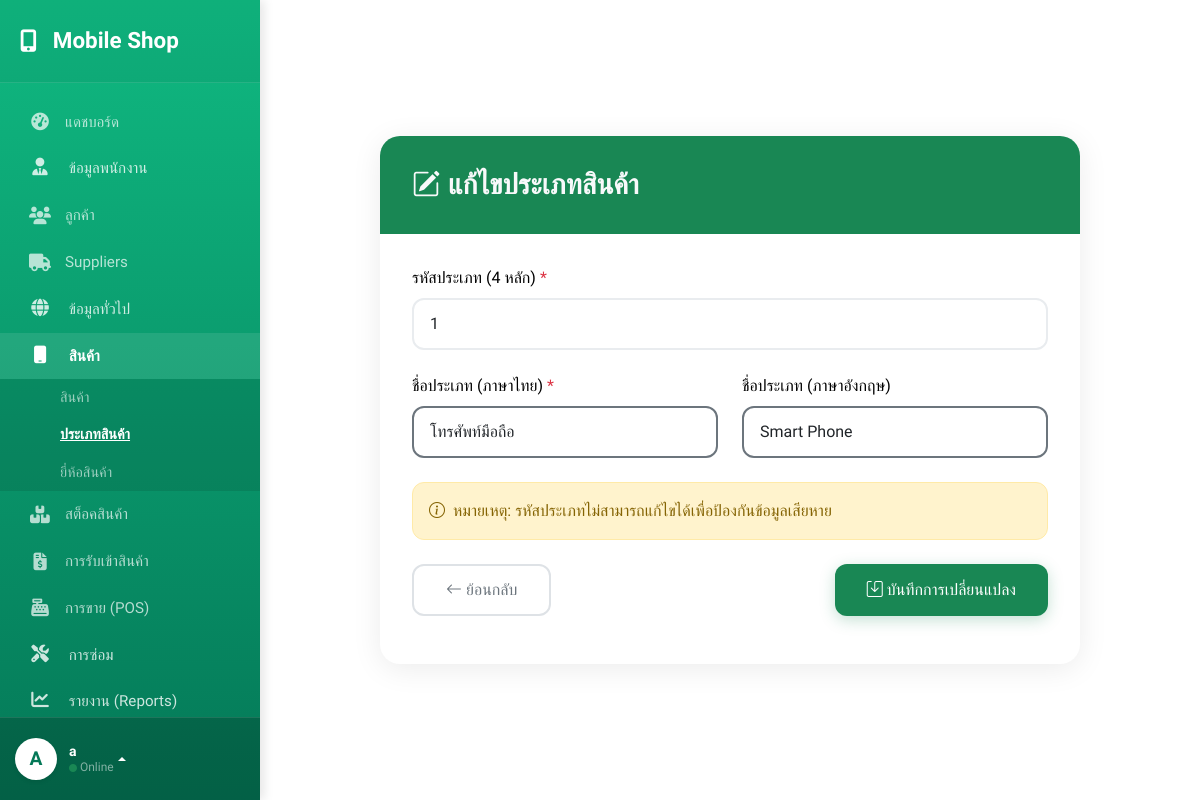
/prod_type/edit_prodtype.php?id=1 (signed in), run on the app's committed database.
### tables this page shows
CREATE TABLE `prod_types` (
  `type_id` int(4) NOT NULL,
  `shop_info_shop_id` int(3) NOT NULL,
  `type_name_th` varchar(50) NOT NULL,
  `type_name_en` varchar(50) DEFAULT NULL,
  `create_at` datetime NOT NULL DEFAULT current_timestamp(),
  `update_at` datetime NOT NULL DEFAULT current_timestamp()
);

### prod_type/edit_prodtype.php (the view, shortened to what this page needs)
<?php
require '../config/load_theme.php';
$type_id_to_edit = $_GET['id'];
$stmt = $conn->prepare("SELECT * FROM prod_types WHERE type_id = ?");
$stmt->bind_param("s", $type_id_to_edit);
$stmt->execute();
$result = $stmt->get_result();
$row = $result->fetch_assoc();
?>
<!DOCTYPE html>
<html lang="th">
<head>
  <link href="https://cdn.jsdelivr.net/npm/bootstrap@5.3.3/dist/css/bootstrap.min.css" rel="stylesheet">
  <link href="https://cdn.jsdelivr.net/npm/bootstrap-icons/font/bootstrap-icons.css" rel="stylesheet">
  <link href="https://cdnjs.cloudflare.com/ajax/libs/font-awesome/6.5.1/css/all.min.css" rel="stylesheet">
</head>
<body>
  <div class="d-flex" id="wrapper">
    <?php include '../global/sidebar.php'; ?>
    <div class="main-content w-100">
      <div class="container-fluid py-4">
        <div class="container py-5">
          <div class="main-card">
            <div class="card-header">
              <h4 class="text-light"><i class="bi bi-pencil-square me-2"></i>แก้ไขประเภทสินค้า</h4>
            </div>
            <div class="form-section">
              <form method="post" class="needs-validation" novalidate>
                <div class="form-group">
                  <label class="form-label required-label">รหัสประเภท (4 หลัก)</label>
                  <input type="text" name="type_id" class="form-control"
                    maxlength="4"
                    pattern="\d{4}"
                    required
                    readonly
                    value="<?php echo htmlspecialchars($row['type_id']); ?>"
                    title="รหัสประเภทไม่สามารถแก้ไขได้">
                </div>
                <div class="row">
                  <div class="col-md-6">
                    <div class="form-group">
                      <label class="form-label required-label">ชื่อประเภท (ภาษาไทย)</label>
                      <input type="text" name="type_name_th" class="form-control border-secondary"
                        maxlength="50"
                        pattern="^[ก-๙\s.]+$"
                        required
                        value="<?php echo htmlspecialchars($row['type_name_th']); ?>"
                        title="กรุณากรอกชื่อประเภทเป็นภาษาไทย">
                    </div>
                  </div>
                  <div class="col-md-6">
                    <div class="form-group">
                      <label class="form-label">ชื่อประเภท (ภาษาอังกฤษ)</label>
                      <input type="text" name="type_name_en" class="form-control border-secondary"
                        maxlength="50"
                        pattern="^[A-Za-z\s.]+$"
                        value="<?php echo htmlspecialchars($row['type_name_en']); ?>"
                        title="กรุณากรอกชื่อประเภทเป็นภาษาอังกฤษ (ถ้ามี)">
                    </div>
                  </div>
                </div>
                <div class="alert alert-warning" role="alert">
                  <i class="bi bi-info-circle me-1"></i>
                  หมายเหตุ: รหัสประเภทไม่สามารถแก้ไขได้เพื่อป้องกันข้อมูลเสียหาย
                </div>
                <div class="d-flex justify-content-between mt-4">
                  <a href="prodtype.php" class="btn btn-outline-secondary">
                    <i class="bi bi-arrow-left"></i> ย้อนกลับ
                  </a>
                  <button type="submit" class="btn btn-success">
                    <i class="bi bi-save"></i> บันทึกการเปลี่ยนแปลง
                  </button>
                </div>
              </form>
            </div>
          </div>
        </div>
      </div>
    </div>
  </div>
</body>
</html>

### global/sidebar.php (style rules this page uses)
:root { --sidebar-width: 260px; --sidebar-bg-gradient: linear-gradient(180deg, #10b981 0%, #047857 100%); --sidebar-text: #ffffff; --sidebar-text-muted: rgba(255, 255, 255, 0.7); --sidebar-hover-bg: rgba(255, 255, 255, 0.15); --sidebar-active-bg: #ffffff; --sidebar-active-text: #047857; }
#wrapper { display: flex; width: 100%; overflow-x: hidden; }
.main-content { width: 100%; margin-left: var(--sidebar-width); transition: margin 0.25s ease-out; }

### data on the page
prod_types: type_id "1", type_name_th "โทรศัพท์มือถือ", type_name_en "Smart Phone"

### other printed values
$user_avatar_char "A"
$sidebar_username "a"
